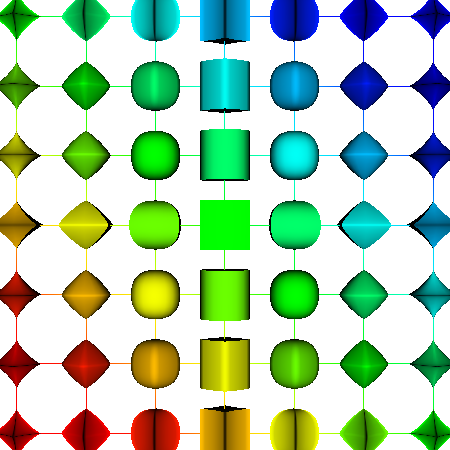

Write Python code to recreate this figure.
#!/usr/bin/env python

# Demonstrate vtkProgrammableGlyphFilter by placing superquadric glyphs
# on a plane, varying roundness parameters based on point position.

# Factory overrides
import vtkmodules.vtkInteractionStyle  # noqa: F401
import vtkmodules.vtkRenderingFreeType  # noqa: F401
import vtkmodules.vtkRenderingOpenGL2  # noqa: F401

from vtkmodules.vtkFiltersCore import vtkElevationFilter
from vtkmodules.vtkFiltersProgrammable import vtkProgrammableGlyphFilter
from vtkmodules.vtkFiltersSources import (
    vtkPlaneSource,
    vtkSuperquadricSource,
)
from vtkmodules.vtkRenderingCore import (
    vtkActor,
    vtkPolyDataMapper,
    vtkRenderWindow,
    vtkRenderWindowInteractor,
    vtkRenderer,
)

res = 6

# Plane with elevation coloring
plane = vtkPlaneSource()
plane.SetResolution(res, res)

colors = vtkElevationFilter()
colors.SetInputConnection(plane.GetOutputPort())
colors.SetLowPoint(-0.25, -0.25, -0.25)
colors.SetHighPoint(0.25, 0.25, 0.25)

plane_mapper = vtkPolyDataMapper()
plane_mapper.SetInputConnection(colors.GetOutputPort())

plane_actor = vtkActor()
plane_actor.SetMapper(plane_mapper)
plane_actor.GetProperty().SetRepresentationToWireframe()

# Superquadric glyph source
superquadric_source = vtkSuperquadricSource()
superquadric_source.Update()

# Programmable glyph filter.
# The def is required by vtkProgrammableGlyphFilter.SetGlyphMethod().
glypher = vtkProgrammableGlyphFilter()
glypher.SetInputConnection(colors.GetOutputPort())
glypher.SetSourceData(superquadric_source.GetOutput())


def glyph():
    x, y, z = glypher.GetPoint()
    length = glypher.GetInput(0).GetLength()
    scale = length / (2.0 * res)
    superquadric_source.SetScale(scale, scale, scale)
    superquadric_source.SetCenter(x, y, z)
    superquadric_source.SetPhiRoundness(abs(x) * 5.0)
    superquadric_source.SetThetaRoundness(abs(y) * 5.0)
    superquadric_source.Update()


glypher.SetGlyphMethod(glyph)

glyph_mapper = vtkPolyDataMapper()
glyph_mapper.SetInputConnection(glypher.GetOutputPort())

glyph_actor = vtkActor()
glyph_actor.SetMapper(glyph_mapper)

# Renderer
renderer = vtkRenderer()
renderer.AddActor(plane_actor)
renderer.AddActor(glyph_actor)
renderer.SetBackground(1, 1, 1)

# Window
render_window = vtkRenderWindow()
render_window.SetMultiSamples(0)
render_window.AddRenderer(renderer)
render_window.SetSize(450, 450)
render_window.SetWindowName("prog glyphs")

# Scene
renderer.ResetCamera()
renderer.GetActiveCamera().Zoom(1.5)

# Interactor
interactor = vtkRenderWindowInteractor()
interactor.SetRenderWindow(render_window)

interactor.Initialize()
interactor.Start()
